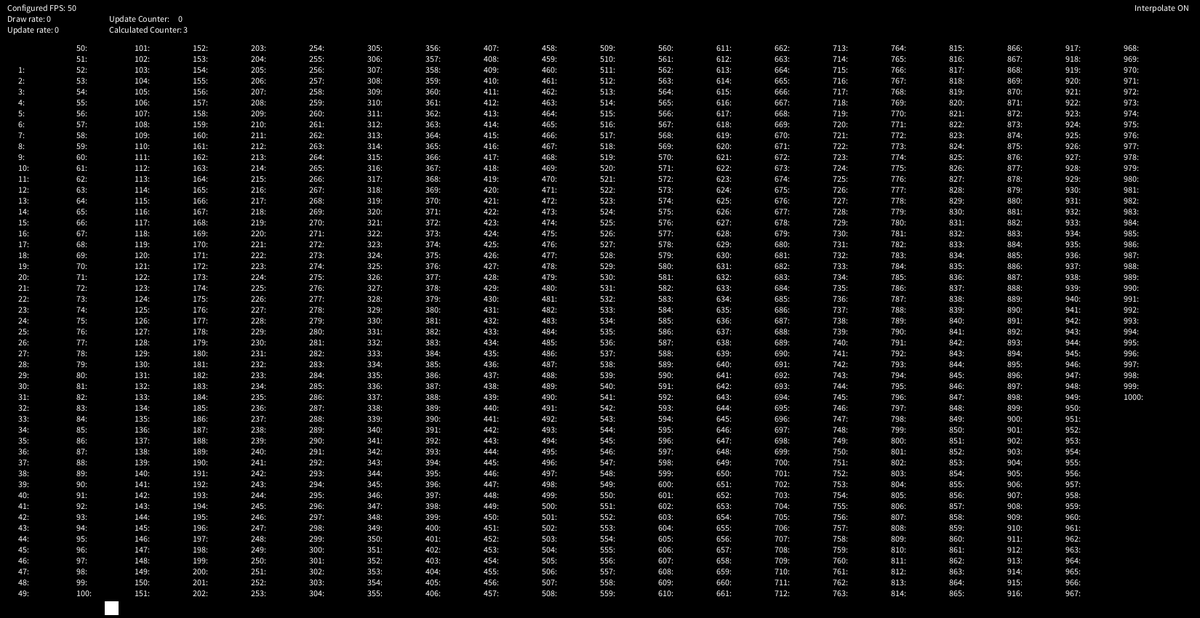
Frame 1 (no input)
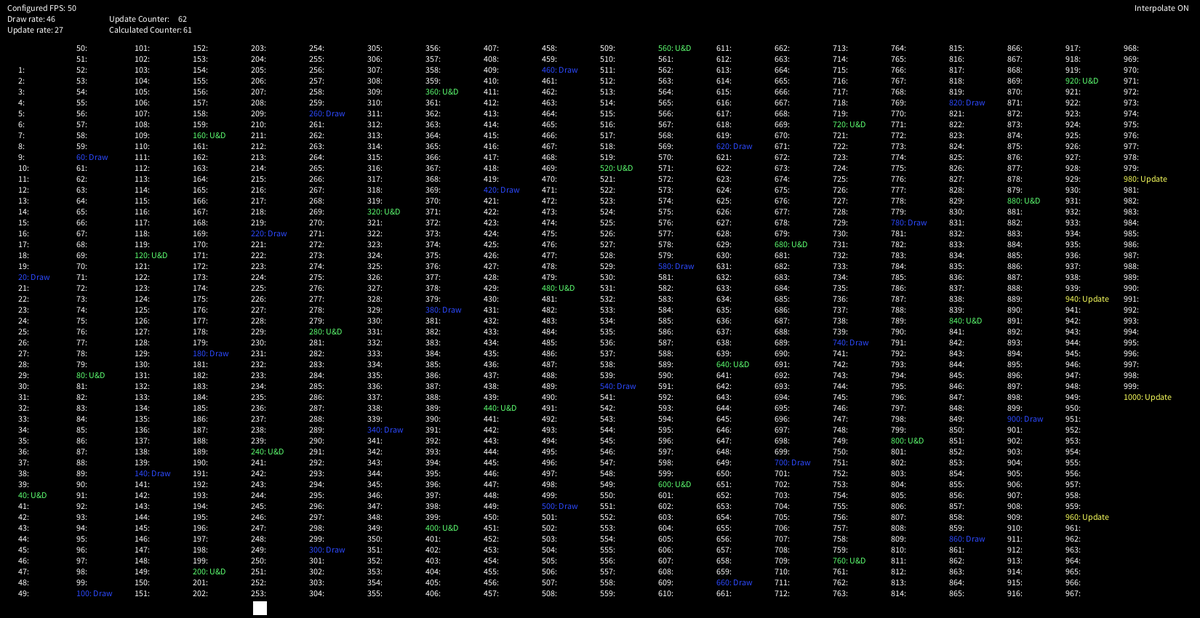
Frame 60 (the mouse pressed at the canvas centre just before this capture)
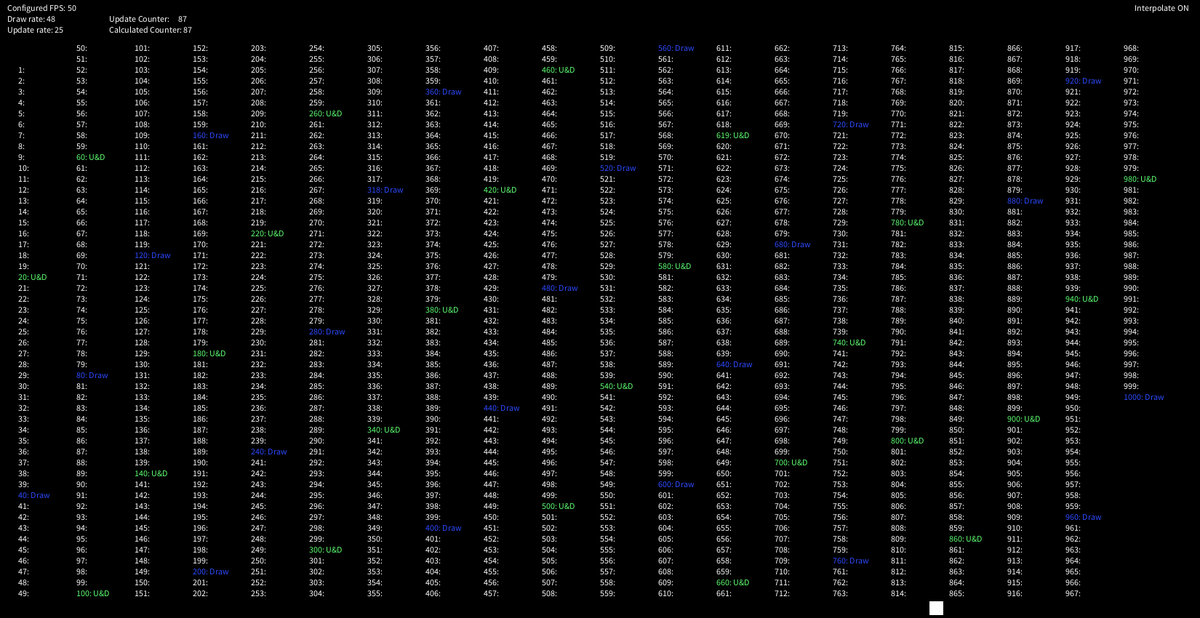
Frame 120 (the mouse held since frame 60 and released just before this capture)

The Processing sketch that drew these frames (run headless with seeded random() and noise(); from frame 60 on, the mouse is pressed at the canvas centre):

// Processing sketch: processing_74490
// ── processing_74490.pde

// Constant Game Speed with Maximum FPS
int frameRate = 50;
boolean interpolate = true;

int TICKS_PER_SECOND = 25;
int SKIP_TICKS = 1000 / TICKS_PER_SECOND;
int MAX_FRAMESKIP = 10;

int next_game_tick = millis();
int loops;
float interpolation;

int moveX;
int speed = 30;

int nextSecond;

int[] prepopulatedArray = new int[1000];
int[] EventLogCache = new int[1000];
int[] EventLog;

int cachedUpdateCounter=0;
int updateCounter=0;
int actulUpdateCount;

void setup()
{
  size(1650, 850);
  frameRate(50);

  for (int i=0;i<1000;i++) // prepopulate array
    prepopulatedArray[i] = 0;

  ResetEventLog();
}

void draw()
{
  if (millis() > nextSecond)
    ResetEventLog();

  int thisSecond = nextSecond - millis();
  EventLogCache[thisSecond] = 1;

  loops = 0;
  while (millis () > next_game_tick && loops < MAX_FRAMESKIP)
  {     
    if (EventLogCache[thisSecond]==1)
      EventLogCache[thisSecond] = 3;
    else
      EventLogCache[thisSecond] = 2;
      
    update_game();
    cachedUpdateCounter++;
    
    next_game_tick += SKIP_TICKS;
    loops++;
  }

  interpolation = float(millis() + SKIP_TICKS - next_game_tick) / float(SKIP_TICKS);

  draw_game(interpolation);
}

void update_game()
{
  moveX += speed;
  moveX %= width-10;
}

void draw_game(float interpolation) 
{
  background(0);
  
  text("Configured FPS: "+frameRate, 10, 15);
  if (interpolate)
    text("Interpolate ON", width - 90, 15);
  else
    text("Interpolate OFF", width - 90, 15);

  float view_position_x;
  if (interpolate)
    view_position_x = moveX + (speed * interpolation);
  else
    view_position_x = moveX;

  rect(view_position_x, height-24, 20, 20);

  int x = 1, y = 1;
  int drawCount=0, updateCount=0, colSize=80;
  for (int i=1; i<=1000; i++)
  {
    textSize(12);
    
    y++;
    if (y>50)
    {
      x++;
      y = 0;
    }
    if (EventLog[i]==1)
    {
      fill(#2C49FF);
      text(i+": Draw", x*colSize-55, 15*y+70); 
      fill(255);
      drawCount++;
    }
    else if (EventLog[i]==2)
    {
      fill(#F9FF5D);
      text(i+": Update", x*colSize-55, 15*y+70); 
      fill(255);
      updateCount++;
    }
    else if (EventLog[i]==3)
    {
      fill(#5DFF71);
      text(i+": U&D", x*colSize-55, 15*y+70); 
      fill(255);
      drawCount++; 
      updateCount++;
    }
    else if (EventLog[i]==4)
    {
       text(i+": Test", x*colSize-55, 15*y+70); 
    }
    else
    {
     text(i+":", x*colSize-55, 15*y+70); 
    }
  }

  text("Draw rate: "+drawCount, 10, 30);
  text("Update rate: "+updateCount, 10, 45);
  text("Update Counter:     "+updateCounter, 150, 30);
  text("Calculated Counter: "+actulUpdateCount, 150, 45); 
}


void ResetEventLog()
{
  nextSecond = millis()+1000;
  EventLog = new int[1001];
  arrayCopy(EventLogCache, EventLog);
  arrayCopy(prepopulatedArray, EventLogCache);
  EventLogCache = new int[1001];
  
  updateCounter = cachedUpdateCounter;
  actulUpdateCount = millis() / SKIP_TICKS;
  
  EventLogCache[0] = 4;
}

void keyPressed()
{
  if (key==CODED)
  {
    if (keyCode==UP)
      frameRate(frameRate++);

    if (frameRate>1)
      if (keyCode==DOWN)
        frameRate(frameRate--);
  }

  if (key=='i')
    interpolate = !interpolate;
}
